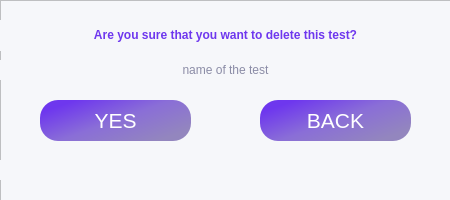
<?xml version="1.0" encoding="UTF-8"?>
<ui version="4.0">
 <class>Form4</class>
 <widget class="QWidget" name="Form4">
  <property name="geometry">
   <rect>
    <x>0</x>
    <y>0</y>
    <width>450</width>
    <height>200</height>
   </rect>
  </property>
  <property name="windowTitle">
   <string>Form</string>
  </property>
  <widget class="QFrame" name="frame">
   <property name="geometry">
    <rect>
     <x>0</x>
     <y>0</y>
     <width>451</width>
     <height>201</height>
    </rect>
   </property>
   <property name="styleSheet">
    <string notr="true">background-color: rgb(246, 247, 250);
color: rgb(110, 55, 238);
font: 16pt &quot;.AppleSystemUIFont&quot;;
color: rgb(139, 140, 166);</string>
   </property>
   <property name="frameShape">
    <enum>QFrame::StyledPanel</enum>
   </property>
   <property name="frameShadow">
    <enum>QFrame::Raised</enum>
   </property>
   <widget class="QLabel" name="label">
    <property name="geometry">
     <rect>
      <x>0</x>
      <y>20</y>
      <width>451</width>
      <height>31</height>
     </rect>
    </property>
    <property name="styleSheet">
     <string notr="true">color: rgb(110, 55, 238);</string>
    </property>
    <property name="text">
     <string>&lt;strong&gt;Are you sure that you want to delete this test?&lt;/strong</string>
    </property>
    <property name="alignment">
     <set>Qt::AlignCenter</set>
    </property>
   </widget>
   <widget class="QLabel" name="label_2">
    <property name="geometry">
     <rect>
      <x>0</x>
      <y>60</y>
      <width>451</width>
      <height>20</height>
     </rect>
    </property>
    <property name="text">
     <string>name of the test</string>
    </property>
    <property name="alignment">
     <set>Qt::AlignCenter</set>
    </property>
   </widget>
   <widget class="QPushButton" name="pushButton_3">
    <property name="geometry">
     <rect>
      <x>40</x>
      <y>100</y>
      <width>151</width>
      <height>41</height>
     </rect>
    </property>
    <property name="font">
     <font>
      <family>.AppleSystemUIFont</family>
      <pointsize>16</pointsize>
      <weight>50</weight>
      <italic>false</italic>
      <bold>false</bold>
     </font>
    </property>
    <property name="styleSheet">
     <string notr="true">background-color: qlineargradient(spread:pad, x1:0.07, y1:0.227364, x2:0.895, y2:0.847, stop:0 rgba(110, 55, 238, 255), stop:0.487562 rgba(138, 110, 215, 255), stop:1 rgba(147, 134, 190, 255));
border-radius: 18px;
color: rgb(255, 255, 255);</string>
    </property>
    <property name="text">
     <string>YES</string>
    </property>
   </widget>
   <widget class="QPushButton" name="pushButton_4">
    <property name="geometry">
     <rect>
      <x>260</x>
      <y>100</y>
      <width>151</width>
      <height>41</height>
     </rect>
    </property>
    <property name="font">
     <font>
      <family>.AppleSystemUIFont</family>
      <pointsize>16</pointsize>
      <weight>50</weight>
      <italic>false</italic>
      <bold>false</bold>
     </font>
    </property>
    <property name="styleSheet">
     <string notr="true">background-color: qlineargradient(spread:pad, x1:0.07, y1:0.227364, x2:0.895, y2:0.847, stop:0 rgba(110, 55, 238, 255), stop:0.487562 rgba(138, 110, 215, 255), stop:1 rgba(147, 134, 190, 255));
border-radius: 18px;
color: rgb(255, 255, 255);</string>
    </property>
    <property name="text">
     <string>BACK</string>
    </property>
   </widget>
   <widget class="QLabel" name="label_3">
    <property name="geometry">
     <rect>
      <x>0</x>
      <y>160</y>
      <width>451</width>
      <height>20</height>
     </rect>
    </property>
    <property name="text">
     <string/>
    </property>
    <property name="alignment">
     <set>Qt::AlignCenter</set>
    </property>
   </widget>
  </widget>
 </widget>
 <resources/>
 <connections/>
</ui>
